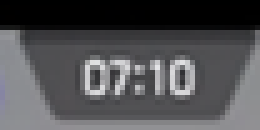
#> input picture assets/templates/pokemon_unite/gameplay_timer.png, 52 x 26 px, found by its file name (shown 5 times larger)
$ python -i vod_chopper.py   (imports and definitions only)
#> lines starting #> are read from the running program, lines starting #| are printed output that depends on the picture; after the words box and inside, x2 and y2 are one past the last pixel; in counts of white or black regions, pixels touching at a corner belong together
import os
import cv2
import subprocess
import numpy as np
import shutil
import uuid
from typing import List, Dict, Tuple

class VODChopper:
    def __init__(self):
        self.templates_dir = "assets/templates/pokemon_unite"
        self.output_dir = "data/gameplay_segments"

        os.makedirs(self.templates_dir, exist_ok=True)
        os.makedirs(self.output_dir, exist_ok=True)

        self.templates = self._load_templates()

    def _load_templates(self) -> Dict[str, np.ndarray]:
        templates = {}
        files = {
            "timer": "gameplay_timer.png",
            "skills": "skill_buttons.png",
            "minimap": "minimap.png",
            "result": "result_screen.png",
            "time_up": "time_up.png",
            "lobby": "lobby_marker.png"
        }

        for key, filename in files.items():
            path = os.path.join(self.templates_dir, filename)
            if os.path.exists(path):
                templates[key] = cv2.imread(path, cv2.IMREAD_GRAYSCALE)
#> in __init__, `self.templates = self._load_templates()`: self.templates = 4 items
            else:
                print(f"⚠️ [VOD Chopper] Missing template: {path}")

        return templates

    def _template_confidence(
        self,
        frame_gray: np.ndarray,
        template: np.ndarray
    ) -> float:
        if template is None:
            return 0.0

        if (
            template.shape[0] > frame_gray.shape[0]
            or template.shape[1] > frame_gray.shape[1]
        ):
            return 0.0

        result = cv2.matchTemplate(
            frame_gray,
            template,
            cv2.TM_CCOEFF_NORMED
        )

        _, max_score, _, _ = cv2.minMaxLoc(result)
        return float(max_score)

    def _extract_hud_regions(
        self,
        frame_gray: np.ndarray
    ) -> Dict[str, np.ndarray]:
        """
        Extracts expected Pokémon Unite HUD areas from a landscape gameplay frame.
        """
        h, w = frame_gray.shape[:2]

        return {
            "timer": frame_gray[
                int(h * 0.00):int(h * 0.18),
                int(w * 0.35):int(w * 0.65)
            ],
            "minimap": frame_gray[
                int(h * 0.00):int(h * 0.40),
                int(w * 0.00):int(w * 0.30)
            ],
            "skills": frame_gray[
                int(h * 0.55):int(h * 1.00),
                int(w * 0.58):int(w * 1.00)
            ],
            "center": frame_gray[
                int(h * 0.12):int(h * 0.90),
                int(w * 0.10):int(w * 0.90)
            ],
            "full": frame_gray,
        }

    def _score_frame(
        self,
        frame_gray: np.ndarray
    ) -> Tuple[bool, bool, Dict[str, float]]:
        if not self.templates:
            raise RuntimeError("Cannot score frame: No templates loaded.")

        regions = self._extract_hud_regions(frame_gray)

        scores = {
            "timer": self._template_confidence(regions["timer"], self.templates.get("timer")),
            "skills": self._template_confidence(regions["skills"], self.templates.get("skills")),
            "minimap": self._template_confidence(regions["minimap"], self.templates.get("minimap")),
            "result": self._template_confidence(regions["center"], self.templates.get("result")),
            "time_up": self._template_confidence(regions["center"], self.templates.get("time_up")),
            "lobby": self._template_confidence(regions["full"], self.templates.get("lobby")),
        }

        timer_detected = scores["timer"] >= 0.88
        skills_detected = scores["skills"] >= 0.60
        minimap_detected = scores["minimap"] >= 0.55

        explicit_end = (
            scores["result"] >= 0.78
            or scores["time_up"] >= 0.78
            or scores["lobby"] >= 0.82
        )

        # Timer is never allowed to confirm gameplay alone.
        gameplay_confirmed = (
            timer_detected
            and (skills_detected or minimap_detected)
            and not explicit_end
        )

        return gameplay_confirmed, explicit_end, scores

    def scan_vod(self, vod_path: str, scan_interval_sec: int = 5) -> List[Tuple[float, float]]:
#> called with scan_interval_sec = 5
        print(f"\n🔍 [VOD Chopper] Scanning {vod_path} at 1 frame every {scan_interval_sec}s...")

        if not self.templates:
            print("\n❌ FATAL ERROR: No templates loaded!")
            print("Please take screenshots of the game UI and save them as PNGs in:")
            print(f"👉 {self.templates_dir}")
            print("Required files: gameplay_timer.png, skill_buttons.png, minimap.png, result_screen.png")
            return []

        if not os.path.exists(vod_path):
            raise FileNotFoundError(f"VOD not found: {vod_path}")

        cap = cv2.VideoCapture(vod_path)
        fps = cap.get(cv2.CAP_PROP_FPS)
        total_frames = cap.get(cv2.CAP_PROP_FRAME_COUNT)
        total_duration = total_frames / fps if fps > 0 else 0

        frame_step = max(1, int(fps * scan_interval_sec))
        current_frame = 0

        matches = []
        in_match = False
        current_match_start = 0.0
        last_confirmed_gameplay_time = 0.0

        start_confirmation_samples = 3
        end_confirmation_samples = 6

        min_match_duration_sec = 180.0
        max_match_duration_sec = 900.0  # 15 minutes safety limit

        consecutive_gameplay = 0
        consecutive_non_gameplay = 0

        progress_step = max(1, int(total_frames / 10))

        while current_frame < total_frames:
            cap.set(cv2.CAP_PROP_POS_FRAMES, current_frame)
            ret, frame = cap.read()
#> frame is the input picture: shape (26, 52, 3); mean B, G, R 82.4, 80.1, 80.1
            if not ret: break

            timestamp_sec = current_frame / fps

            h, w = frame.shape[:2]
#> h = 26; w = 52
            scale = 1080 / h
#> scale = 41.54
            new_w = int(w * scale)
#> new_w = 2160
            frame_resized = cv2.resize(frame, (new_w, 1080))
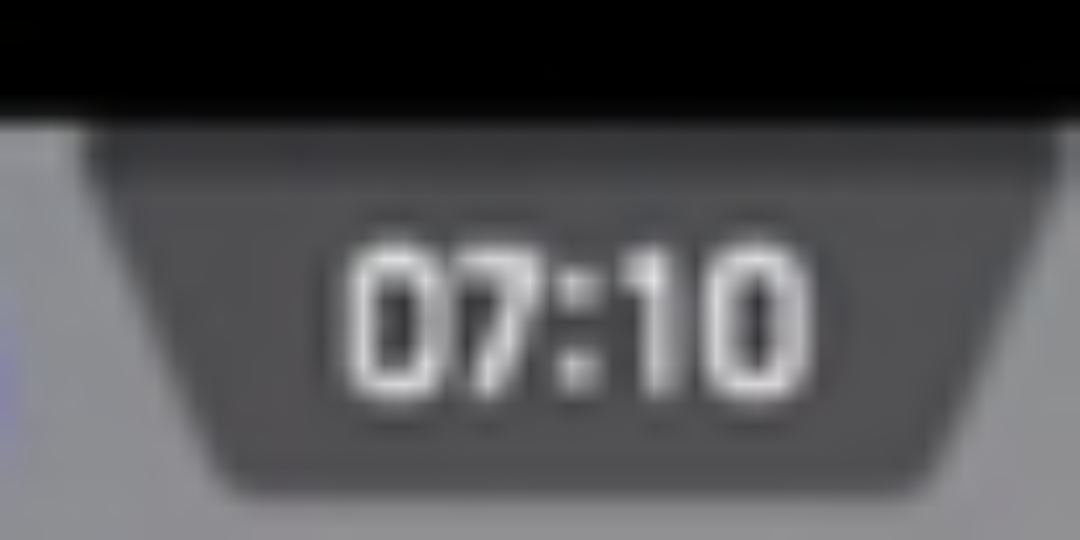
#> frame_resized: shape (1080, 2160, 3) (shown at 1/2 size); mean B, G, R 82.3, 80, 80
            frame_gray = cv2.cvtColor(frame_resized, cv2.COLOR_BGR2GRAY)

            gameplay_detected, explicit_end, scores = self._score_frame(frame_gray)
#> in _score_frame, `regions = self._extract_hud_regions(frame_gray)`: regions = 5 items
#> in _template_confidence, `result = cv2.matchTemplate( frame_gray, template, cv2.TM_CCOEFF_NORMED )`:
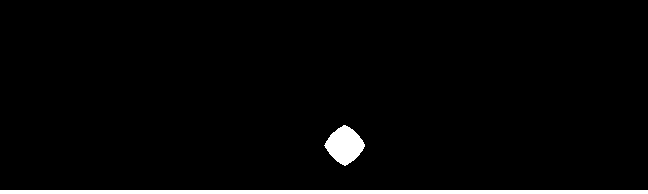
#> frame_gray: shape (194, 648); values 0 (black) and 1 (white), 2.9% white; 2 white regions, box (x1, y1, x2, y2) and area: (0, 190, 648, 194) 2592, (324, 125, 365, 166) 1047
#> in _template_confidence, `_, max_score, _, _ = cv2.minMaxLoc(result)`: max_score = 0.393
#> in _template_confidence (call 3), `result = cv2.matchTemplate( frame_gray, template, cv2.TM_CCOEFF_NORMED )`:
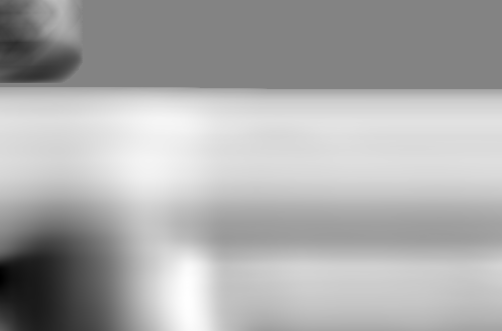
#> result: shape (331, 502) float32; min -0.273, max 0.257, mean 0.083; drawn with min black and max white
#> in _template_confidence (call 3), `result = cv2.matchTemplate( frame_gray, template, cv2.TM_CCOEFF_NORMED )`:
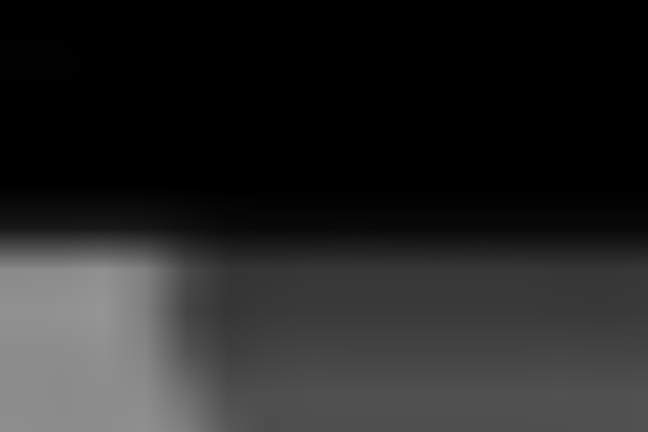
#> frame_gray: shape (432, 648); min 0, max 149, mean 37.7
#> in _template_confidence (call 3), `_, max_score, _, _ = cv2.minMaxLoc(result)`: max_score = 0.257
#> in _template_confidence (call 4), `result = cv2.matchTemplate( frame_gray, template, cv2.TM_CCOEFF_NORMED )`:
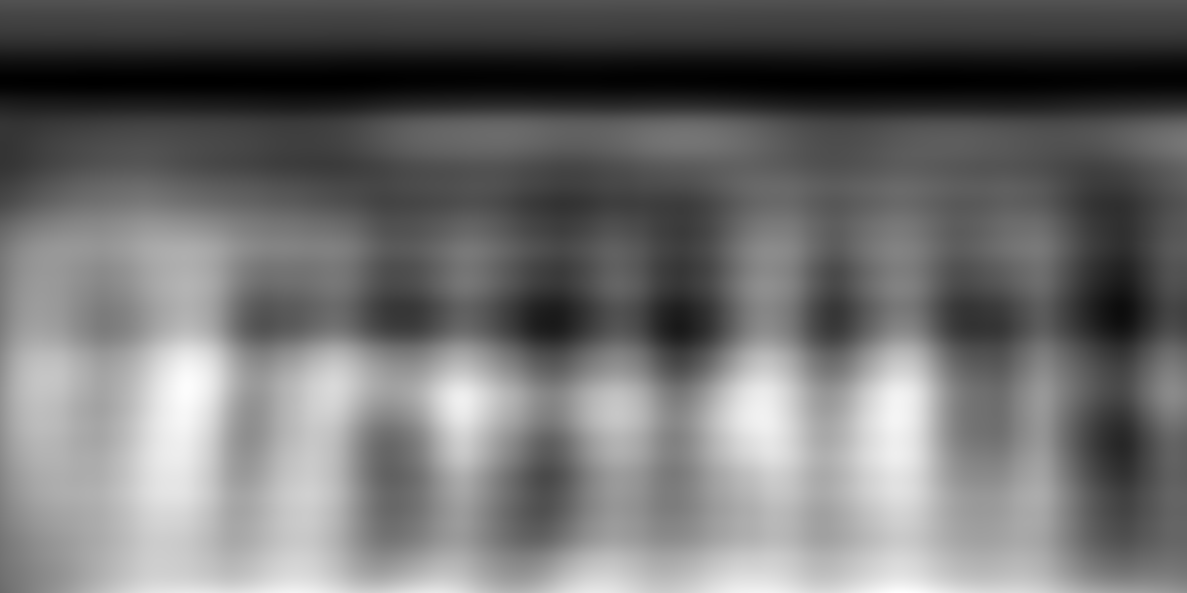
#> result: shape (593, 1187) float32; min -0.292, max 0.234, mean -0.0622; drawn with min black and max white
#> in _template_confidence (call 4), `result = cv2.matchTemplate( frame_gray, template, cv2.TM_CCOEFF_NORMED )`:
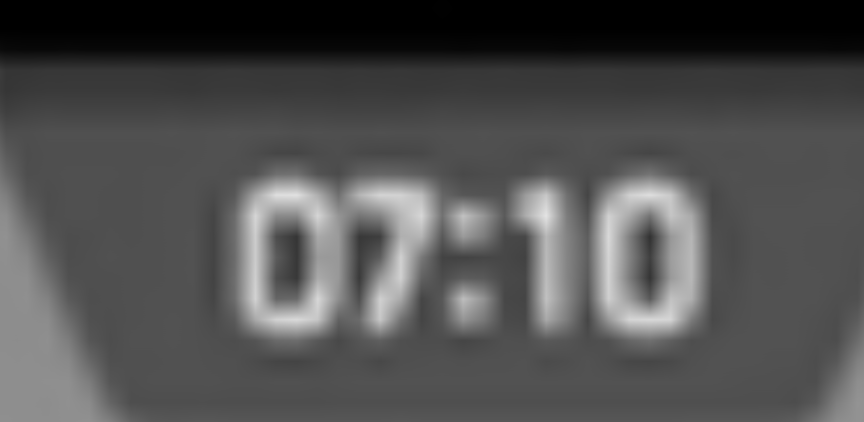
#> frame_gray: shape (843, 1728) (shown at 1/2 size); min 0, max 228, mean 80
#> in _template_confidence (call 4), `_, max_score, _, _ = cv2.minMaxLoc(result)`: max_score = 0.234
#> in _template_confidence (call 5), `result = cv2.matchTemplate( frame_gray, template, cv2.TM_CCOEFF_NORMED )`:
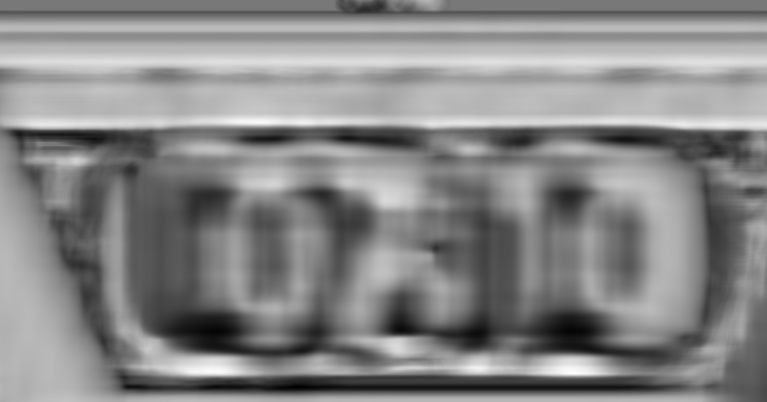
#> result: shape (803, 1533) float32 (shown at 1/2 size); min -0.471, max 0.526, mean 0.055; drawn with min black and max white
#> in _template_confidence (call 5), `_, max_score, _, _ = cv2.minMaxLoc(result)`: max_score = 0.526
#> in _score_frame, `scores = { "timer": self._template_confidence(regions["timer"], self.t..`: scores = {'timer': 0.393, 'skills': 0, 'minimap': 0.257, 'result': 0.234, 'time_up': 0.526, 'lobby': 0}
#> in _score_frame, `timer_detected = scores["timer"] >= 0.88`: timer_detected = False
#> gameplay_detected = False; explicit_end = False

            if (
                gameplay_detected
                or explicit_end
                or max(scores.values(), default=0.0) >= 0.60
            ):
                print(
                    f"   [DEBUG] {timestamp_sec:.0f}s | "
                    f"gameplay={gameplay_detected} | "
                    f"end={explicit_end} | "
                    f"timer={scores['timer']:.2f} | "
                    f"skills={scores['skills']:.2f} | "
                    f"minimap={scores['minimap']:.2f} | "
                    f"result={scores['result']:.2f} | "
                    f"time_up={scores['time_up']:.2f} | "
                    f"lobby={scores['lobby']:.2f}"
                )

            if gameplay_detected:
                consecutive_gameplay += 1
                consecutive_non_gameplay = 0
                last_confirmed_gameplay_time = timestamp_sec

                if not in_match and consecutive_gameplay >= start_confirmation_samples:
                    in_match = True
                    confirmation_delay = (start_confirmation_samples - 1) * scan_interval_sec
                    current_match_start = max(0.0, timestamp_sec - confirmation_delay - 5.0)
                    print(f"   ⚔️ Confirmed match start around {current_match_start:.0f}s")
            else:
                consecutive_gameplay = 0

                if in_match:
                    consecutive_non_gameplay += 1
                    should_end = (explicit_end or consecutive_non_gameplay >= end_confirmation_samples)

                    if should_end:
                        match_end = min(total_duration, last_confirmed_gameplay_time + 10.0)
                        match_duration = match_end - current_match_start

                        if min_match_duration_sec <= match_duration <= max_match_duration_sec:
                            matches.append((current_match_start, match_end))
                            print(f"   🛑 Confirmed match end at {match_end:.0f}s (Duration: {match_duration / 60:.1f} mins)")
                        else:
                            print(f"   ⚠️ Discarded short/invalid detection ({match_duration:.0f}s)")

                        in_match = False
                        consecutive_non_gameplay = 0

            if in_match and (timestamp_sec - current_match_start) > max_match_duration_sec:
                print(
                    f"   ⚠️ Detection exceeded {max_match_duration_sec / 60:.0f} minutes. "
                    "Rejecting it as a false-positive match."
                )
                in_match = False
                consecutive_gameplay = 0
                consecutive_non_gameplay = 0

            if current_frame % progress_step < frame_step:
                print(f"   ... {(current_frame/total_frames)*100:.0f}% scanned")

            current_frame += frame_step

        if in_match:
            match_end = min(total_duration, last_confirmed_gameplay_time + 10.0)
            match_duration = match_end - current_match_start

            if min_match_duration_sec <= match_duration <= max_match_duration_sec:
                matches.append((current_match_start, match_end))
                print(f"   🛑 Confirmed match end at {match_end:.0f}s (Duration: {match_duration / 60:.1f} mins)")

        validated_matches = []
        for start_t, end_t in matches:
            duration = end_t - start_t
            coverage_ratio = (duration / total_duration if total_duration > 0 else 0.0)

            if total_duration > 1800 and coverage_ratio > 0.80:
                print(f"⚠️ Rejected suspicious full-VOD match detection: {coverage_ratio * 100:.1f}% coverage.")
                continue

            validated_matches.append((start_t, end_t))

        matches = validated_matches
        cap.release()
        print(f"✅ [VOD Chopper] Scan complete! Found {len(matches)} valid matches.")
        return matches

    def slice_vod(self, vod_path: str, matches: List[Tuple[float, float]]):
        if not matches:
            print("⚠️ No matches to slice.")
            return

        vod_name = os.path.splitext(os.path.basename(vod_path))[0]

        print(f"\n🔪 [VOD Chopper] Slicing {len(matches)} matches (Lossless Copy)...")

        for i, (start_t, end_t) in enumerate(matches, 1):
            output_file = os.path.join(self.output_dir, f"{vod_name}_match_{str(i).zfill(2)}.mp4")
            duration = end_t - start_t

            cmd = [
                "ffmpeg", "-y", "-v", "error",
                "-ss", str(start_t),
                "-t", str(duration),
                "-i", vod_path,
                "-c", "copy",
                output_file
            ]

            subprocess.run(cmd)
            print(f"   💾 Saved: {output_file}")

        print("🎉 [VOD Chopper] All matches safely extracted to data/gameplay_segments!")

# [73 lines not run here, left out]

>>> result = VODChopper().scan_vod('../../assets/templates/pokemon_unite/gameplay_timer.png')
